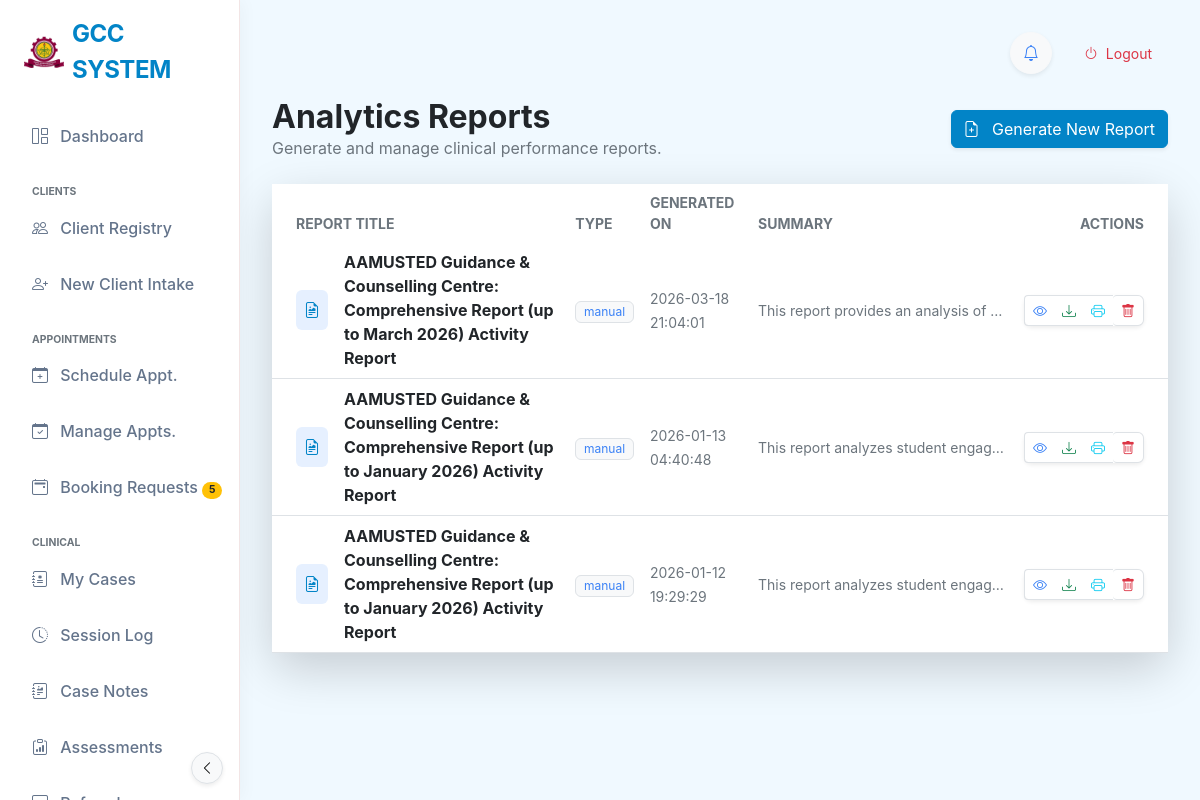
The app's page /reports (signed in) with its own data.
### tables this page shows
CREATE TABLE app_settings (
            id INTEGER PRIMARY KEY AUTOINCREMENT,
            setting_name TEXT NOT NULL UNIQUE,
            setting_value TEXT
        , updated_at TIMESTAMP, global_id TEXT, last_synced_at TEXT, is_deleted BOOLEAN DEFAULT 0);

CREATE TABLE reports (
            id INTEGER PRIMARY KEY AUTOINCREMENT,
            title TEXT,
            date_generated TIMESTAMP DEFAULT CURRENT_TIMESTAMP,
            report_type TEXT,
            file_path TEXT,
            summary TEXT
        );

### app.py (the view)
@app.route('/reports')
@login_required
def reports_list():
    try:
        ensure_database_initialized()
        conn = get_db_connection()
        if conn is None:
            flash('Database connection failed. Please restart the application.', 'error')
            return redirect(url_for('dashboard'))
        reports = []
        try:
            reports = conn.execute('''
                SELECT id, title, date_generated, report_type, summary, file_path
                FROM reports
                ORDER BY date_generated DESC
            ''').fetchall()
        except Exception as e:
            print(f"[REPORTS] Error getting reports: {e}")
            reports = []
        finally:
            try:
                conn.close()
            except Exception:
                pass
        return render_template('reports.html', reports=reports)
    except Exception as e:
        print(f"[REPORTS] Unexpected error: {e}")
        import traceback
        traceback.print_exc()
        flash('Error loading reports. Please try again.', 'error')
        return redirect(url_for('dashboard'))

### templates/reports.html (shortened to what this page needs)
{% extends "base_modern.html" %}
{% block content %}
<div class="row align-items-center mb-4">
    <div class="col-md-6">
        <h2 class="fw-bold mb-0 text-dark">Analytics Reports</h2>
        <p class="text-muted mb-0">Generate and manage clinical performance reports.</p>
    </div>
    <div class="col-md-6 text-md-end mt-3 mt-md-0">
        <button class="btn btn-primary shadow-sm btn-hover-lift" data-bs-toggle="modal"
            data-bs-target="#generateReportModal">
            <i class="bi bi-file-earmark-plus me-2"></i> Generate New Report
        </button>
    </div>
</div>
<div class="card card-glass border-0 shadow-lg">
    <div class="card-body p-0">
        {% if reports %}
        <div class="table-responsive">
            <table class="table table-hover align-middle mb-0" style="min-height: 300px;">
                <thead class="bg-light">
                    <tr>
                        <th class="ps-4 text-uppercase small fw-bold text-muted border-0">Report Title</th>
                        <th class="text-uppercase small fw-bold text-muted border-0">Type</th>
                        <th class="text-uppercase small fw-bold text-muted border-0">Generated On</th>
                        <th class="text-uppercase small fw-bold text-muted border-0">Summary</th>
                        <th class="text-end pe-4 text-uppercase small fw-bold text-muted border-0">Actions</th>
                    </tr>
                </thead>
                <tbody class="border-top-0">
                    {% for report in reports %}
                    <tr>
                        <td class="ps-4">
                            <div class="d-flex align-items-center">
                                <div class="bg-primary bg-opacity-10 p-2 rounded text-primary me-3">
                                    <i class="bi bi-file-earmark-richtext"></i>
                                </div>
                                <span class="fw-bold text-dark">{{ report['title'] or 'Untitled Report' }}</span>
                            </div>
                        </td>
                        <td>
                            <span class="badge bg-light text-secondary border fw-normal">{{ report['report_type'] or
                                'N/A' }}</span>
                        </td>
                        <td>
                            <span class="text-muted small">{{ report['date_generated'] }}</span>
                        </td>
                        <td>
                            <p class="mb-0 small text-muted text-truncate" style="max-width: 250px;">
                                {{ report['summary'] or 'No summary available' }}
                            </p>
                        </td>
                        <td class="text-end pe-4">
                            <div class="btn-group shadow-sm rounded-3" role="group">
                                <a href="{{ url_for('view_report', report_id=report['id']) }}"
                                    class="btn btn-sm btn-white border border-end-0 text-secondary" title="View">
                                    <i class="bi bi-eye"></i>
                                </a>
                                {% if report['file_path'] %}
                                <a href="{{ url_for('download_report_file', report_id=report['id']) }}"
                                    class="btn btn-sm btn-white border border-start-0 border-end-0 text-success"
                                    title="Download">
                                    <i class="bi bi-download"></i>
                                </a>
                                {% endif %}
                                <a href="{{ url_for('print_report', report_id=report['id']) }}" target="_blank"
                                    class="btn btn-sm btn-white border border-start-0 border-end-0 text-info"
                                    title="Print">
                                    <i class="bi bi-printer"></i>
                                </a>
                                <form action="{{ url_for('delete_report', report_id=report['id']) }}" method="POST"
                                    style="display:inline;">
                                    <button type="submit"
                                        class="btn btn-sm btn-white border border-start-0 text-danger rounded-end"
                                        title="Delete"
                                        onclick="return confirm('Are you sure you want to delete this report?');">
                                        <i class="bi bi-trash"></i>
                                    </button>
                                </form>
                            </div>
                        </td>
                    </tr>
                    {% endfor %}
                </tbody>
            </table>
        </div>
        {% endif %}
    </div>
</div>
{% endblock %}

### templates/base_modern.html (shortened to what this page needs)
<!DOCTYPE html>
<html lang="en">
<head>
    <link href="{{ url_for('static', filename='css/bootstrap.min.css') }}" rel="stylesheet">
    <link rel="stylesheet" href="{{ url_for('static', filename='css/bootstrap-icons.css') }}">
    <link rel="stylesheet" href="{{ url_for('static', filename='css/modern_theme.css') }}?v=2.1">
</head>
<body data-theme="{{ settings.get('active_theme', 'default') }}">
    <nav class="sidebar-glass d-flex flex-column flex-shrink-0 p-3" id="sidebar">
        <div class="mb-4">
            <a href="/" class="d-flex align-items-center link-dark text-decoration-none logo-container ps-2">
                {% if settings.logo_url %}
                <img src="{{ settings.logo_url }}" class="me-2"
                    style="max-height: 40px; max-width: 40px; object-fit: contain;">
                {% else %}
                <div class="bg-gradient p-2 rounded-3 me-2" style="background: maroon; color: white;">
                    <i class="bi bi-heart-pulse-fill fs-4"></i>
                </div>
                {% endif %}
                <span class="fs-4 fw-bold sidebar-header-text" style="letter-spacing: -0.02em; color: var(--brand-primary);">{{ settings.get('system_name', 'USTED SYSTEM') }}</span>
            </a>
        </div>
        <ul class="nav nav-pills flex-column mb-auto">
            <li class="nav-item">
                <a href="{{ url_for('dashboard') }}"
                    class="nav-link {% if request.endpoint == 'dashboard' %}active{% endif %}" title="Dashboard"
                    data-bs-toggle="tooltip" data-bs-placement="right">
                    <i class="bi bi-grid-1x2 me-2"></i> <span>Dashboard</span>
                </a>
            </li>
            {% if session.get('role') in ['Secretary', 'Admin', 'Counsellor', 'Counselor'] %}
            <li class="mt-3 text-uppercase small text-muted fw-bold ps-3 mb-1 nav-category-header" style="font-size:0.65rem;">Clients</li>
            <li>
                <a href="{{ url_for('students') }}"
                    class="nav-link {% if 'student' in request.endpoint and 'intake' not in request.endpoint %}active{% endif %}"
                    title="Client Registry" data-bs-toggle="tooltip" data-bs-placement="right">
                    <i class="bi bi-people me-2"></i> <span>Client Registry</span>
                </a>
            </li>
            <li>
                <a href="{{ url_for('intake') }}"
                    class="nav-link {% if 'intake' in request.endpoint %}active{% endif %}" title="New Client Intake"
                    data-bs-toggle="tooltip" data-bs-placement="right">
                    <i class="bi bi-person-plus me-2"></i> <span>New Client Intake</span>
                </a>
            </li>
            <li class="mt-3 text-uppercase small text-muted fw-bold ps-3 mb-1 nav-category-header" style="font-size:0.65rem;">Appointments</li>
            <li>
                <a href="{{ url_for('appointment') }}"
                    class="nav-link {% if request.endpoint == 'appointment' %}active{% endif %}"
                    title="Schedule Appointment" data-bs-toggle="tooltip" data-bs-placement="right">
                    <i class="bi bi-calendar-plus me-2"></i> <span>Schedule Appt.</span>
                </a>
            </li>
            <li>
                <a href="{{ url_for('manage_appointments') }}"
                    class="nav-link {% if 'manage_appointments' in request.endpoint %}active{% endif %}"
                    title="Manage Appointments" data-bs-toggle="tooltip" data-bs-placement="right">
                    <i class="bi bi-calendar-check me-2"></i> <span>Manage Appts.</span>
                </a>
            </li>
            <li>
                <a href="/admin/bookings"
                    class="nav-link {% if 'bookings' in request.endpoint %}active{% endif %}" title="Booking Requests"
                    data-bs-toggle="tooltip" data-bs-placement="right">
                    <i class="bi bi-calendar2-event me-2"></i>
                    <span>Booking Requests</span>
                    {% if latest_booking_count and latest_booking_count > 0 %}
                    <span class="badge rounded-pill bg-warning text-dark ms-auto" style="font-size:0.65rem;">{{ latest_booking_count }}</span>
                    {% endif %}
                </a>
            </li>
            {% endif %}
            {% if (session.get('role') or '')|trim in ['Counsellor', 'Counselor', 'Admin'] %}
            <li class="mt-3 text-uppercase small text-muted fw-bold ps-3 mb-1 nav-category-header" style="font-size:0.65rem;">Clinical</li>
            <li>
                <a href="{{ url_for('my_cases') }}"
                    class="nav-link {% if 'my_cases' in request.endpoint %}active{% endif %}" title="My Cases"
                    data-bs-toggle="tooltip" data-bs-placement="right">
                    <i class="bi bi-journal-medical me-2"></i> <span>My Cases</span>
                </a>
            </li>
            <li>
                <a href="{{ url_for('sessions_list') }}"
                    class="nav-link {% if 'session' in request.endpoint and 'case' not in request.endpoint %}active{% endif %}"
                    title="Session Log" data-bs-toggle="tooltip" data-bs-placement="right">
                    <i class="bi bi-clock-history me-2"></i> <span>Session Log</span>
                </a>
            </li>
            <li>
                <a href="{{ url_for('case_notes_list') }}"
                    class="nav-link {% if 'case_notes' in request.endpoint %}active{% endif %}" title="Case Notes"
                    data-bs-toggle="tooltip" data-bs-placement="right">
                    <i class="bi bi-journal-richtext me-2"></i> <span>Case Notes</span>
                </a>
            </li>
            <li>
                <a href="{{ url_for('dass21_list') }}"
                    class="nav-link {% if 'dass21' in request.endpoint %}active{% endif %}" title="Assessments"
                    data-bs-toggle="tooltip" data-bs-placement="right">
                    <i class="bi bi-clipboard-data me-2"></i> <span>Assessments</span>
                </a>
            </li>
            <li>
                <a href="{{ url_for('all_referrals') }}"
                    class="nav-link {% if 'referral' in request.endpoint %}active{% endif %}" title="Referrals"
                    data-bs-toggle="tooltip" data-bs-placement="right">
                    <i class="bi bi-arrow-up-right-square me-2"></i> <span>Referrals</span>
                </a>
            </li>
            {% endif %}
        </ul>
                    {% set role_labels = {'Secretary': 'Desk Administrator', 'Admin': 'System Administrator', 'Counsellor': 'Counsellor', 'Counselor': 'Counsellor'} %}
                    {% set display_name = session.get('full_name', 'User') %}
                    {% if display_name.strip().lower() in ['secretary', 'admin', 'counsellor', 'counselor'] %}
                        {% set display_name = role_labels.get(session.get('role'), display_name) %}
                    {% endif %}
        <button
            class="btn btn-sm btn-light border position-absolute bottom-0 end-0 m-3 rounded-circle shadow-sm d-none d-md-flex align-items-center justify-content-center"
            id="sidebarToggle" style="width: 32px; height: 32px; z-index: 1050;">
            <i class="bi bi-chevron-left"></i>
        </button>
    </nav>
    <main class="main-content">
        <div class="d-flex justify-content-between align-items-center mb-4 gap-3">
            <div class="d-flex align-items-center gap-3">
                <div class="dropdown">
                    <button class="btn btn-light rounded-circle position-relative shadow-sm" type="button"
                        id="notifDropdown" data-bs-toggle="dropdown" aria-expanded="false"
                        style="width: 42px; height: 42px;">
                        <i class="bi bi-bell text-secondary"></i>
                    </button>
                </div>
                <a href="{{ url_for('logout') }}" class="btn btn-outline-danger border-0 btn-sm rounded-pill px-3">
                    <i class="bi bi-power me-1"></i> Logout
                </a>
            </div>
        </div>
        {% block content %}{% endblock %}
    </main>
</body>
</html>

### records on screen
app_settings: logo_url (picture)
app_settings: get "GCC SYSTEM"
reports: title "AAMUSTED Guidance & Counselling Centre: Comprehensive Report (up to March 2026) Activity Report", report_type "manual", date_generated "2026-03-18 21:04:01", summary "This report provides an analysis of…"
reports: title "AAMUSTED Guidance & Counselling Centre: Comprehensive Report (up to January 2026) Activity Report", report_type "manual", date_generated "2026-01-13 04:40:48", summary "This report analyzes student engag…"
reports: title "AAMUSTED Guidance & Counselling Centre: Comprehensive Report (up to January 2026) Activity Report", report_type "manual", date_generated "2026-01-12 19:29:29", summary "This report analyzes student engag…"

### other values on screen
{{ latest_booking_count }} "5"
